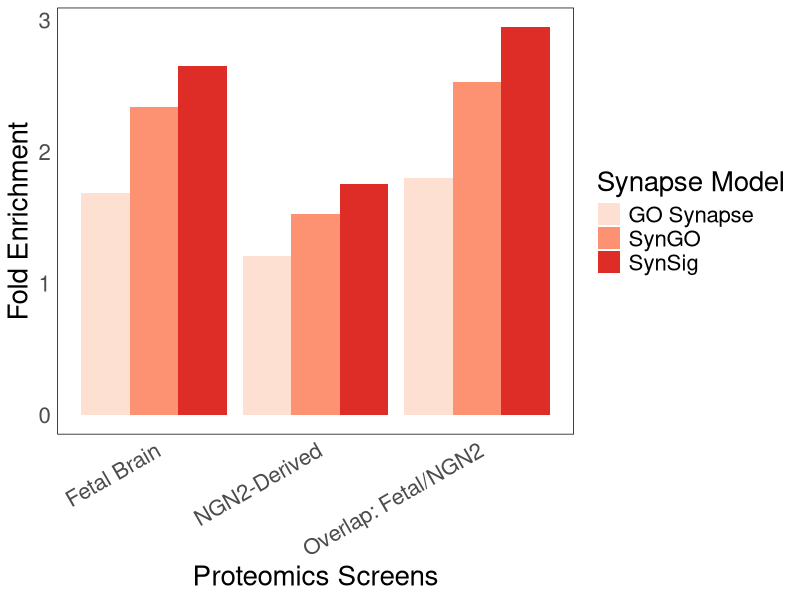
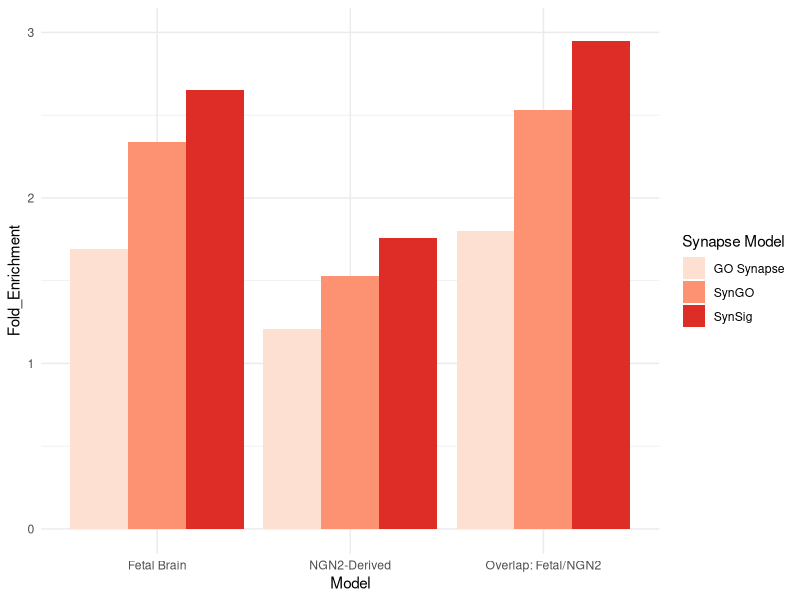

The R script that drew these images, in order:
library(ggplot2)

df2 <- data.frame(Groups=rep(c("GO Synapse", "SynGO", "SynSig"), each=3),
                Model=rep(c("Fetal Brain", "NGN2-Derived", "Overlap: Fetal/NGN2"),3),
                Fold_Enrichment=c(1.69, 1.21, 1.80, 2.34, 1.53, 2.53, 2.65, 1.76,2.95))
head(df2)

p <- ggplot(data=df2, aes(x=Model, y=Fold_Enrichment, fill=Groups)) +
geom_bar(stat="identity", position=position_dodge())+
scale_fill_brewer(palette="Reds", name="Synapse Model", labels = c("GO Synapse", "SynGO", "SynSig"))+
  theme_minimal()

p+labs(x="Proteomics Screens", y="Fold Enrichment")+
theme(text = element_text(size=20))+
    theme(panel.border = element_rect(colour = "black", fill=NA), panel.grid.major = element_blank(), panel.grid.minor = element_blank())+
    theme(axis.text.x=element_text(angle=30, hjust=1))

p + scale_y_continuous(limits=c(0, 3))